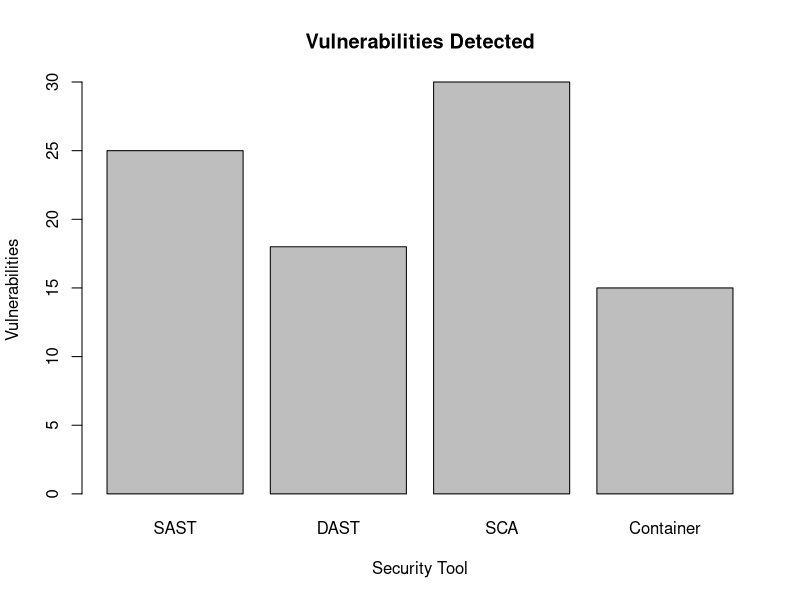

Write R code to recreate this figure.
# Q26 - Security Tool Analysis

tools <- c("SAST", "DAST", "SCA", "Container")
vulnerabilities <- c(25, 18, 30, 15)

data <- data.frame(
  Tool = tools,
  Vulnerabilities = vulnerabilities
)

print(data)

# Tool detecting highest vulnerabilities
highest <- data$Tool[which.max(data$Vulnerabilities)]

print(paste("Highest detecting tool:", highest))

# Bar graph
barplot(data$Vulnerabilities,
        names.arg = data$Tool,
        main = "Vulnerabilities Detected",
        xlab = "Security Tool",
        ylab = "Vulnerabilities")
